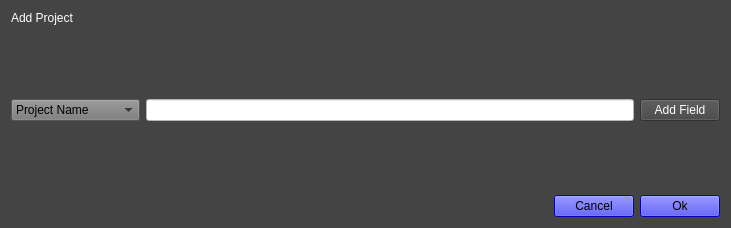
<?xml version="1.0" encoding="UTF-8"?>
<ui version="4.0">
 <class>Form</class>
 <widget class="QWidget" name="Form">
  <property name="geometry">
   <rect>
    <x>0</x>
    <y>0</y>
    <width>731</width>
    <height>228</height>
   </rect>
  </property>
  <property name="windowTitle">
   <string>Form</string>
  </property>
  <property name="styleSheet">
   <string notr="true">background-color: rgb(68, 68, 68);</string>
  </property>
  <layout class="QVBoxLayout" name="verticalLayout">
   <item>
    <widget class="QLabel" name="label">
     <property name="styleSheet">
      <string notr="true">color: rgb(255, 255, 255);
font: 75 12pt &quot;MS Shell Dlg 2&quot;;</string>
     </property>
     <property name="text">
      <string>Add Project</string>
     </property>
     <property name="alignment">
      <set>Qt::AlignLeading|Qt::AlignLeft|Qt::AlignTop</set>
     </property>
    </widget>
   </item>
   <item>
    <spacer name="verticalSpacer_2">
     <property name="orientation">
      <enum>Qt::Vertical</enum>
     </property>
     <property name="sizeHint" stdset="0">
      <size>
       <width>20</width>
       <height>40</height>
      </size>
     </property>
    </spacer>
   </item>
   <item>
    <layout class="QHBoxLayout" name="horizontalLayout_2">
     <item>
      <widget class="QComboBox" name="comboBox">
       <property name="styleSheet">
        <string notr="true">background-color: rgb(121, 121, 121);
font: 75 12pt &quot;MS Shell Dlg 2&quot;;</string>
       </property>
       <item>
        <property name="text">
         <string>Project Name</string>
        </property>
       </item>
       <item>
        <property name="text">
         <string>Date Given</string>
        </property>
       </item>
       <item>
        <property name="text">
         <string>Date To Complete</string>
        </property>
       </item>
       <item>
        <property name="text">
         <string>Status</string>
        </property>
       </item>
      </widget>
     </item>
     <item>
      <widget class="QLineEdit" name="lineEdit">
       <property name="styleSheet">
        <string notr="true">background-color: rgb(255, 255, 255);</string>
       </property>
      </widget>
     </item>
     <item>
      <widget class="QPushButton" name="pushButton">
       <property name="styleSheet">
        <string notr="true">color: rgb(255, 255, 255);
font: 75 11pt &quot;MS Shell Dlg 2&quot;;</string>
       </property>
       <property name="text">
        <string>Add Field</string>
       </property>
      </widget>
     </item>
    </layout>
   </item>
   <item>
    <spacer name="verticalSpacer">
     <property name="orientation">
      <enum>Qt::Vertical</enum>
     </property>
     <property name="sizeHint" stdset="0">
      <size>
       <width>20</width>
       <height>40</height>
      </size>
     </property>
    </spacer>
   </item>
   <item>
    <layout class="QHBoxLayout" name="horizontalLayout">
     <item>
      <spacer name="horizontalSpacer">
       <property name="orientation">
        <enum>Qt::Horizontal</enum>
       </property>
       <property name="sizeHint" stdset="0">
        <size>
         <width>40</width>
         <height>20</height>
        </size>
       </property>
      </spacer>
     </item>
     <item alignment="Qt::AlignRight">
      <widget class="QPushButton" name="pushButton_3">
       <property name="styleSheet">
        <string notr="true">color: rgb(0, 0, 0);
background-color: rgb(0, 0, 255);
font: 75 12pt &quot;MS Shell Dlg 2&quot;;</string>
       </property>
       <property name="text">
        <string>Cancel</string>
       </property>
      </widget>
     </item>
     <item alignment="Qt::AlignRight">
      <widget class="QPushButton" name="pushButton_2">
       <property name="styleSheet">
        <string notr="true">color: rgb(0, 0, 0);
background-color: rgb(0, 0, 255);
font: 75 12pt &quot;MS Shell Dlg 2&quot;;</string>
       </property>
       <property name="text">
        <string>Ok</string>
       </property>
      </widget>
     </item>
    </layout>
   </item>
  </layout>
 </widget>
 <resources/>
 <connections/>
</ui>
